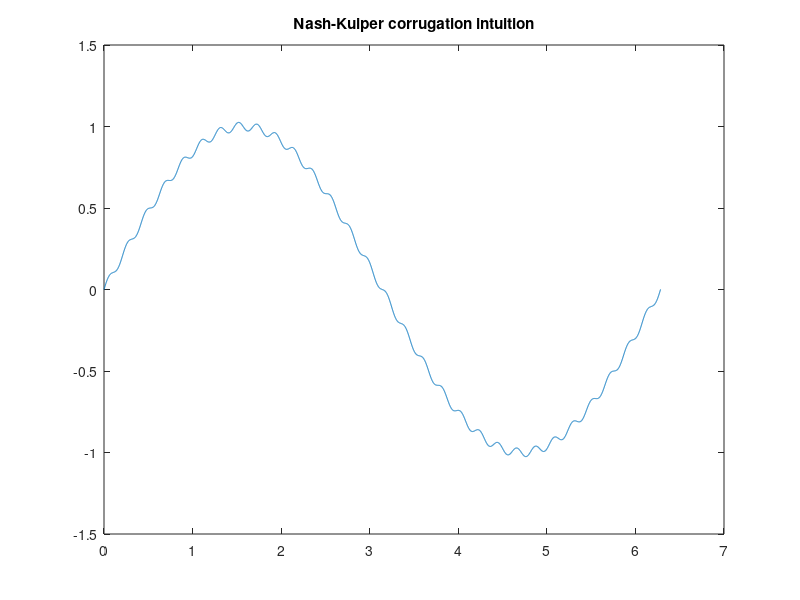

Source code (MATLAB):
function nash_embedding_demo(k,amp)
% NASH_EMBEDDING_DEMO Corrugation preserves length
if nargin<1, k=30; amp=0.8; end
t=linspace(0,2*pi,4000); base=sin(t);
y=base+amp*sin(k*t)/k;
L_base=trapz(t,sqrt(1+cos(t).^2));
L_new=trapz(t,sqrt(1+(cos(t)+amp*cos(k*t)).^2));
fprintf('L base=%.5f L new=%.5f ratio=%.5f (should ~1)\n',L_base,L_new,L_new/L_base);
plot(t,y); title('Nash-Kuiper corrugation intuition');
end
